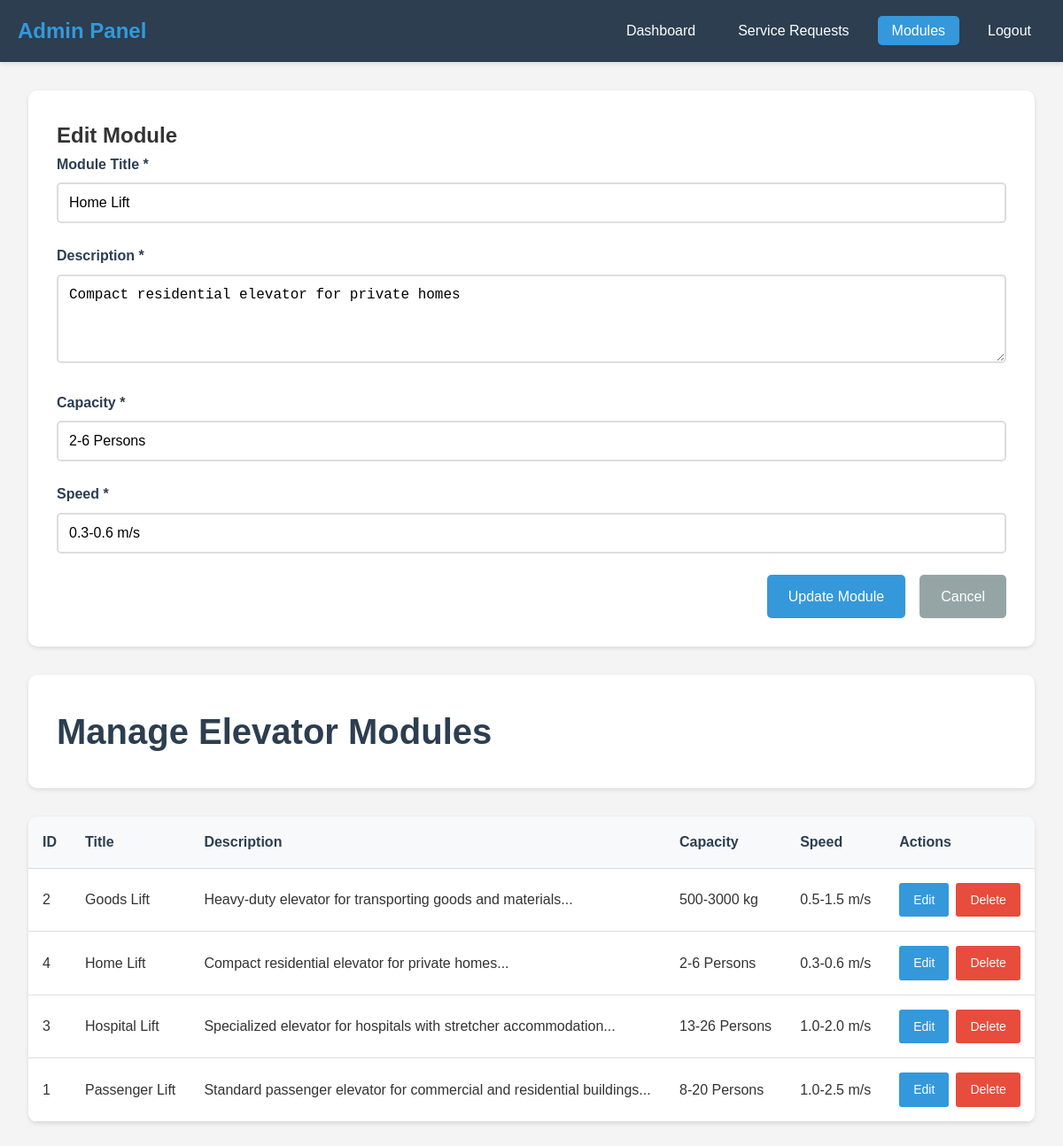
The app's page /admin/manage-modules.php?action=edit&edit=4 (signed in) with its own data.
### tables this page shows
CREATE TABLE IF NOT EXISTS modules (
    id INT AUTO_INCREMENT PRIMARY KEY,
    title VARCHAR(100) NOT NULL,
    description TEXT NOT NULL,
    capacity VARCHAR(50) NOT NULL,
    speed VARCHAR(50) NOT NULL,
    created_at TIMESTAMP DEFAULT CURRENT_TIMESTAMP
);

### admin/manage-modules.php (the view, shortened to what this page needs)
<?php
include '../config/db.php';
$action = $_GET['action'] ?? '';
$edit_id = $_GET['edit'] ?? '';
$modules = [];
$result = $conn->query("SELECT * FROM modules ORDER BY title");
if ($result) {
    while ($row = $result->fetch_assoc()) {
        $modules[] = $row;
    }
}
$edit_module = null;
if ($action == 'edit' && !empty($edit_id)) {
    $stmt = $conn->prepare("SELECT * FROM modules WHERE id = ?");
    $stmt->bind_param("i", $edit_id);
    $stmt->execute();
    $result = $stmt->get_result();
    if ($result->num_rows === 1) {
        $edit_module = $result->fetch_assoc();
    }
}
?>
<!DOCTYPE html>
<html lang="en">
<head>
    <link rel="stylesheet" href="../css/style.css">
</head>
<body>
    <div class="admin-container">
        <header class="admin-header">
            <nav class="admin-nav container">
                <h1>Admin Panel</h1>
                <ul>
                    <li><a href="dashboard.php">Dashboard</a></li>
                    <li><a href="manage-requests.php">Service Requests</a></li>
                    <li><a href="manage-modules.php" class="active">Modules</a></li>
                    <li><a href="logout.php">Logout</a></li>
                </ul>
            </nav>
        </header>
        <div class="admin-content container">
            <?php if ($action == 'add' || ($action == 'edit' && $edit_module)): ?>
                <div class="form-modal">
                    <h2><?php echo $action == 'add' ? 'Add New Module' : 'Edit Module'; ?></h2>
                    <form method="POST" action="manage-modules.php">
                        <div class="form-group">
                            <label for="title">Module Title *</label>
                            <input type="text" id="title" name="title" value="<?php echo $edit_module['title'] ?? ''; ?>" required>
                        </div>
                        <div class="form-group">
                            <label for="description">Description *</label>
                            <textarea id="description" name="description" rows="4" required><?php echo $edit_module['description'] ?? ''; ?></textarea>
                        </div>
                        <div class="form-group">
                            <label for="capacity">Capacity *</label>
                            <input type="text" id="capacity" name="capacity" value="<?php echo $edit_module['capacity'] ?? ''; ?>" required>
                        </div>
                        <div class="form-group">
                            <label for="speed">Speed *</label>
                            <input type="text" id="speed" name="speed" value="<?php echo $edit_module['speed'] ?? ''; ?>" required>
                        </div>
                        <div class="form-actions">
                            <button type="submit" name="<?php echo $action == 'add' ? 'add_module' : 'edit_module'; ?>" class="btn-submit">
                                <?php echo $action == 'add' ? 'Add Module' : 'Update Module'; ?>
                            </button>
                            <a href="manage-modules.php" class="btn-cancel">Cancel</a>
                        </div>
                    </form>
                </div>
            <?php endif; ?>
            <div class="page-header">
                <h2>Manage Elevator Modules</h2>
            </div>
            <div class="modules-table">
                <div class="table-responsive">
                    <table>
                        <thead>
                            <tr>
                                <th>ID</th>
                                <th>Title</th>
                                <th>Description</th>
                                <th>Capacity</th>
                                <th>Speed</th>
                                <th>Actions</th>
                            </tr>
                        </thead>
                        <tbody>
                            <?php if (!empty($modules)): ?>
                                <?php foreach ($modules as $module): ?>
                                    <tr>
                                        <td><?php echo $module['id']; ?></td>
                                        <td><?php echo htmlspecialchars($module['title']); ?></td>
                                        <td><?php echo htmlspecialchars(substr($module['description'], 0, 100)) . '...'; ?></td>
                                        <td><?php echo htmlspecialchars($module['capacity']); ?></td>
                                        <td><?php echo htmlspecialchars($module['speed']); ?></td>
                                        <td>
                                            <div class="action-buttons">
                                                <a href="manage-modules.php?action=edit&edit=<?php echo $module['id']; ?>" class="btn-edit">Edit</a>
                                                <a href="manage-modules.php?delete=<?php echo $module['id']; ?>" class="btn-delete" onclick="return confirm('Are you sure you want to delete this module?')">Delete</a>
                                            </div>
                                        </td>
                                    </tr>
                                <?php endforeach; ?>
                            <?php else: ?>
                                <tr>
                                    <td colspan="6" style="text-align: center;">No modules found. <a href="manage-modules.php?action=add">Add your first module</a>.</td>
                                </tr>
                            <?php endif; ?>
                        </tbody>
                    </table>
                </div>
            </div>
        </div>
    </div>
</body>
</html>

### css/style.css (style rules this page uses)
* { margin: 0; padding: 0; box-sizing: border-box; }
body { font-family: 'Arial', sans-serif; line-height: 1.6; color: #333; background-color: #ffffff; }
.container { max-width: 1200px; margin: 0 auto; padding: 0 20px; }
header { background: #2c3e50; color: white; padding: 1rem 0; position: sticky; top: 0; z-index: 1000; box-shadow: 0 2px 5px rgba(0,0,0,0.1); }
.page-header { background: linear-gradient(135deg, #ffe0ec 0%, #ffb6c1 100%); color: #333; padding: 60px 0; text-align: center; }
.page-header h2 { font-size: 2.5rem; margin-bottom: 1rem; }
.form-group { margin-bottom: 1.5rem; }
.form-group label { display: block; margin-bottom: 0.5rem; font-weight: bold; color: #2c3e50; }
.form-group input, .form-group select, .form-group textarea { width: 100%; padding: 12px; border: 2px solid #ddd; border-radius: 5px; font-size: 1rem; transition: border-color 0.3s ease; }
.form-actions { display: flex; gap: 1rem; justify-content: center; margin-top: 2rem; }
.action-buttons { display: flex; gap: 0.5rem; }
.btn-edit { background: #ffc107; color: #212529; }
.btn-delete { background: #dc3545; color: white; }
.form-actions { display: flex; gap: 1rem; justify-content: flex-end; margin-top: 1rem; }

### admin/manage-modules.php (style rules this page uses)
.admin-container { background: #f4f4f4; min-height: 100vh; }
.admin-header { background: #2c3e50; color: white; padding: 1rem 0; box-shadow: 0 2px 5px rgba(0,0,0,0.1); }
.admin-nav { display: flex; justify-content: space-between; align-items: center; }
.admin-nav h1 { color: #3498db; font-size: 1.5rem; }
.admin-nav ul { display: flex; list-style: none; gap: 1rem; margin: 0; padding: 0; }
.admin-nav a { color: white; text-decoration: none; padding: 0.5rem 1rem; border-radius: 5px; transition: background 0.3s ease; }
.admin-nav a.active { background: #3498db; }
.admin-content { padding: 2rem; }
.page-header { background: white; padding: 2rem; border-radius: 10px; margin-bottom: 2rem; box-shadow: 0 2px 5px rgba(0,0,0,0.1); display: flex; justify-content: space-between; align-items: center; }
.page-header h2 { color: #2c3e50; margin: 0; }
.modules-table { background: white; border-radius: 10px; overflow: hidden; box-shadow: 0 2px 5px rgba(0,0,0,0.1); }
.table-responsive { overflow-x: auto; }
.modules-table table { width: 100%; border-collapse: collapse; }
.modules-table th, .modules-table td { padding: 1rem; text-align: left; border-bottom: 1px solid #ddd; }
.modules-table th { background: #f8f9fa; font-weight: bold; color: #2c3e50; }
.action-buttons { display: flex; gap: 0.5rem; }
.btn-edit, .btn-delete { padding: 0.5rem 1rem; text-decoration: none; border-radius: 3px; font-size: 0.875rem; transition: background 0.3s ease; }
.btn-edit { background: #3498db; color: white; }
.btn-delete { background: #e74c3c; color: white; }
.form-modal { background: white; padding: 2rem; border-radius: 10px; box-shadow: 0 2px 5px rgba(0,0,0,0.1); margin-bottom: 2rem; }
.form-group { margin-bottom: 1.5rem; }
.form-group label { display: block; margin-bottom: 0.5rem; font-weight: bold; color: #2c3e50; }
.form-group input, .form-group textarea { width: 100%; padding: 0.75rem; border: 2px solid #ddd; border-radius: 5px; font-size: 1rem; transition: border-color 0.3s ease; }
.form-actions { display: flex; gap: 1rem; }
.btn-submit { background: #3498db; color: white; padding: 0.75rem 1.5rem; border: none; border-radius: 5px; cursor: pointer; font-size: 1rem; transition: background 0.3s ease; }
.btn-cancel { background: #95a5a6; color: white; padding: 0.75rem 1.5rem; text-decoration: none; border-radius: 5px; transition: background 0.3s ease; }

### records on screen
modules: title "Home Lift", description "Compact residential elevator for private homes", capacity "2-6 Persons", speed "0.3-0.6 m/s", id "4"
modules: id "2", title "Goods Lift", description "Heavy-duty elevator for transporting goods and materials", capacity "500-3000 kg", speed "0.5-1.5 m/s"
modules: id "3", title "Hospital Lift", description "Specialized elevator for hospitals with stretcher accommodation", capacity "13-26 Persons", speed "1.0-2.0 m/s"
modules: id "1", title "Passenger Lift", description "Standard passenger elevator for commercial and residential buildings", capacity "8-20 Persons", speed "1.0-2.5 m/s"
